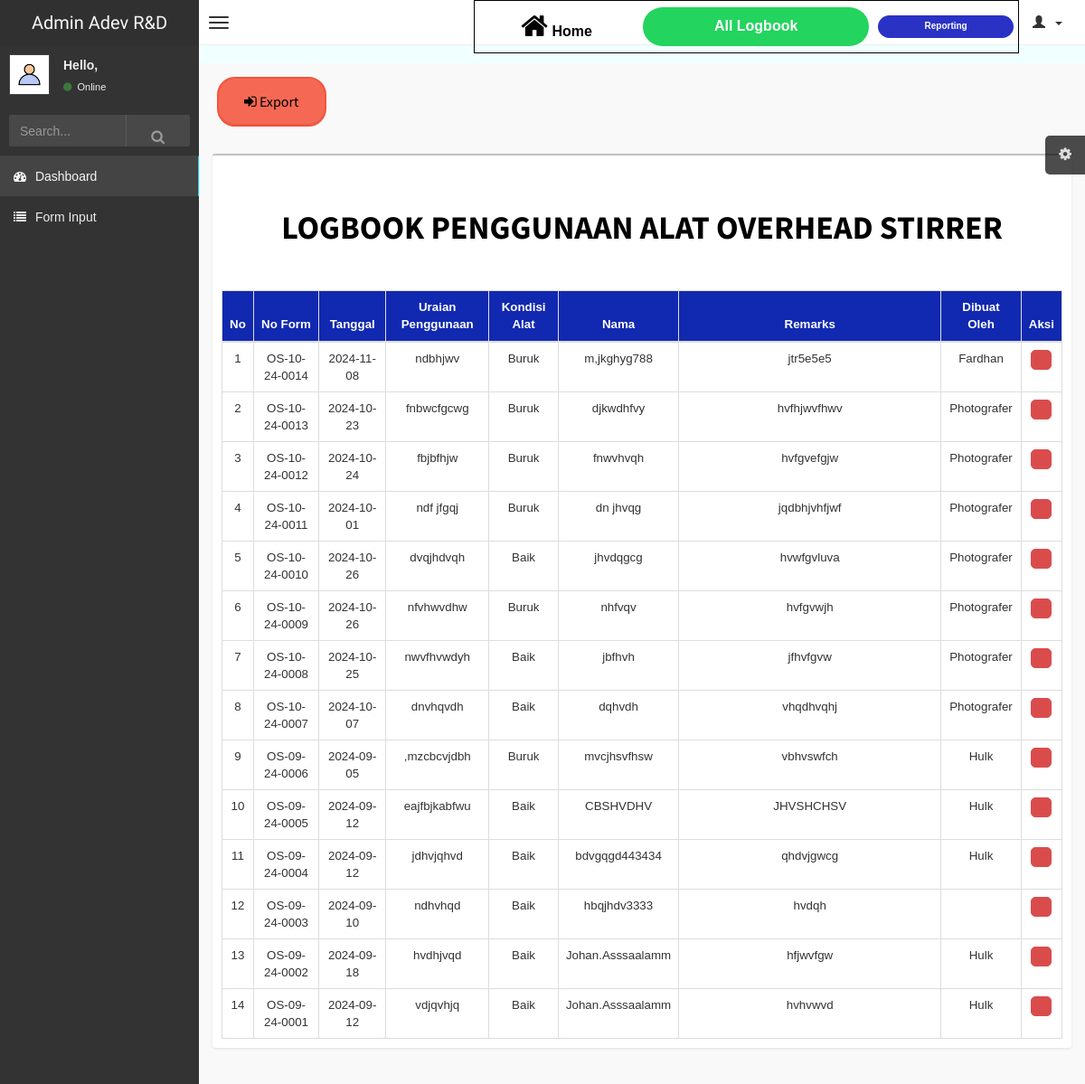
The page /history.php on the database its author committed.
### tables this page shows
CREATE TABLE `alat` (
  `id` int(11) NOT NULL,
  `tgl_input` datetime NOT NULL DEFAULT current_timestamp(),
  `no_form` varchar(13) NOT NULL,
  `tgl` date NOT NULL,
  `urai_pggn` tinytext NOT NULL,
  `kondisi` tinytext NOT NULL,
  `nm` tinytext NOT NULL,
  `remar` tinytext NOT NULL,
  `oleh` tinytext NOT NULL,
  `svp` tinytext NOT NULL
);

### history.php (the view, shortened to what this page needs)
<!DOCTYPE html>
<html>
    <head>
        <link href="css/bootstrap.min.css" rel="stylesheet" type="text/css" />
        <link href="css/font-awesome.min.css" rel="stylesheet" type="text/css" />
        <link href="css/ionicons.min.css" rel="stylesheet" type="text/css" />
        <link href="css/datatables/dataTables.bootstrap.css" rel="stylesheet" type="text/css" />
        <link href="css/AdminLTE.css" rel="stylesheet" type="text/css" />
        <link rel="stylesheet" href="https://cdnjs.cloudflare.com/ajax/libs/font-awesome/4.7.0/css/font-awesome.min.css">
        <link rel="stylesheet" href="https://cdnjs.cloudflare.com/ajax/libs/font-awesome/4.7.0/css/font-awesome.min.css">
        <link rel="stylesheet" href="style.css">
        <link rel="stylesheet" href="list.css">
    </head>
    <body class="skin-black">
        <header class="header">
            <a href="dashboard.php" class="logo">
                Admin Adev R&D
            </a>
            <nav class="navbar navbar-static-top" role="navigation">
                <a href="#" class="navbar-btn sidebar-toggle" data-toggle="offcanvas" role="button">
                    <span class="icon-bar"></span>
                    <span class="icon-bar"></span>
                    <span class="icon-bar"></span>
                </a>
                <div class="navbar-right">
                <ul class="navbar-nav">
   <table border="0" width="100%">
   <tr>
    <td>
   <a href="form_list.php" type="button" class="ty btn-light"><i class="fa fa-home fa-2x"></i> <b>Home</b></a>
   </td>
   <td>
   <div class="btn-group">
   <button type="button" class="ton btn-light dropdown-toggle" data-toggle="dropdown" aria-haspopup="true" aria-expanded="false"><b>All Logbook</b></button>
 </div>
 </td>
<td>
 <div width="12px" class="modal-center">
   <button type="button" class="block btn-light"><b>Reporting</b></button>
   </div>
   </td>
   </tr>
   </table>
</ul>
                    <ul class="nav navbar-nav">
                        <li class="dropdown user user-menu">
                            <a href="#" class="dropdown-toggle" data-toggle="dropdown">
                                <i class="glyphicon glyphicon-user"></i>
                                <span><i class="caret"></i></span>
                            </a>
                        </li>
                    </ul>
                </div>
            </nav>
        </header>
        <div class="wrapper row-offcanvas row-offcanvas-left">
            <aside class="left-side sidebar-offcanvas">
                <section class="sidebar">
                    <div class="user-panel">
                        <div class="pull-left image">
                        <img src="img/cv.jpg" class="" alt="User Image" />
                        </div>
                        <div class="pull-left info">
                            <p>Hello, <?php echo $fetch['name']; ?></p>
                            <a href="#"><i class="fa fa-circle text-success"></i> Online</a>
                        </div>
                    </div>
                    <form action="#" method="get" class="sidebar-form">
                        <div class="input-group">
                            <input type="text" name="q" class="form-control" placeholder="Search..."/>
                            <span class="input-group-btn">
                                <button type='submit' name='seach' id='search-btn' class="btn btn-flat"><i class="fa fa-search"></i></button>
                            </span>
                        </div>
                    </form>
                    <ul class="sidebar-menu">
                    <li class="active">
                            <a href="dashboard_overhead.php">
                                <i class="fa fa-dashboard"></i> <span>Dashboard</span>
                            </a>
                        </li>
                        <li>
                            <a href="form_input_overhead.php">
                                <i class="fa fa-list"></i> <span>Form Input</span>
                            </a>
                        </li>
            </aside>
<br>
            <aside class="right-side">
                <section class="content-header">
                    <h1>
                    <a href="export_pdf_overhead.php"><button type="button" class="btn btn-danger"><i class="fa fa-sign-in"></i> Export</button></a></br>
                    </h1>
                </section>
                <section class="content">
                    <div class="row">
                        <div class="col-xs-12">
                            <div class="box">
                                <div class="box-header">
                                    <h3 class="box-title"></h3>
                                </div>
                                <div class="box-body table-responsive">
                                    <div class="card-header">
                                <table id="example1" class="table table-bordered table-hover">
                                        <thead>
                                            <tr>
                                                <th><center>No</center></th>
                                                <th><center>No Form<center></th>
                                                <th><center>Tanggal<center></th>
                                                <th><center>Uraian Penggunaan<center></th>
                                                <th><center>Kondisi Alat<center></th>
                                                <th><center>Nama<center></th>
                                                <th width="290"style="text justify"><center>Remarks<center></th>
                                                <th><center>Dibuat Oleh<center></th>
                                                <th colspan="2"><center>Aksi<center></th>
                                            </tr>
                                        </thead>
                                        <tbody>
                                                    <h1><center><b>
                                                    LOGBOOK PENGGUNAAN ALAT OVERHEAD STIRRER</b></center></h1>
                                                    <br><br>
                                        <?php
                                             include "koneksi.php";
                                             $no=1;
                                             $ambildata = mysqli_query($koneksi,"select * from alat WHERE no_form LIKE '%OS%' ORDER by id DESC");
                                             while($tampil = mysqli_fetch_object($ambildata))
                                             {
                                               ?>
                                                 <tr>
                                                 <td><center><?php echo $no ?></center></td>
                                                 <td><center><?php echo $tampil->no_form ?></center></td>
                                                 <td><center><?php echo $tampil->tgl ?></center></td>
                                                 <td><center><?php echo $tampil->urai_pggn ?></center></td>
                                                <td><center><?php echo $tampil->kondisi ?></center></td>
                                                <td><center><?php echo $tampil->nm ?></center></td>
                                                <td><center><?php echo $tampil->remar ?></center></td>
                                                 <td><center><?php echo $tampil->oleh ?></center></td>
                                                  <td><center><a href='?kode=<?php echo $tampil->no_form ?>'/a> <input onclick="return confirm('Apakah Anda Ingin Mengahapus Data Ini?')" type='button' class='btn-delete'></a>
                                                 </tr>
                                                   <?php $no++; ?>
                                               <?php
                                                }
                                             ?>
                        </tbody>
                                   </table>
                                </div>
                            </div>
    </body>
</html>

### style.css (style rules this page uses)
body { background-image: none; background-color: azure; background-size: cover; background-position: center; background-repeat: no-repeat; background-attachment: fixed; font-family: Arial, Helvetica, sans-serif; }
table { border-collapse: collapse; font-size: 10pt; border:1px solid #000000; }
td { padding: 3px; height: 25px; width: 100; }
th { background-color: rgb(17, 41, 176); color: rgb(255, 255, 255); height: 30px; }
h1 { font-weight: 600; color: rgb(0, 0, 0); }
.btn-delete { border: 1px solid #da4c4c; background: #da4c4c url('img/hapus.png') no-repeat 5px 4px; height: 22px; padding-left: 15px; padding-top: 5px; border-radius: 5px; }

### list.css (style rules this page uses)
.btn { border: 2px solid black; background-color: white; color: black; padding: 14px 28px; font-size: 16px; cursor: pointer; border-radius: 20px; }
.active, .button:hover { background: rgb(2,0,36); background: linear-gradient(90deg, rgba(2,0,36,1) 0%, rgba(9,121,118,1) 35%, rgba(0,212,255,1) 100%); color: white; }
.ton { background: rgb(35, 212, 94); border: none; color: rgb(255, 255, 255); padding: 10px; text-align: center; text-decoration: none; display: inline-block; font-size: 16px; margin: 4px 2px; cursor: pointer; width: 250px; font-family: sans-serif; border-radius: 2000px; right: 30px; }
.block { background: rgb(42, 50, 197); border: none; color: rgb(255, 255, 255); padding: 5px; text-align: center; text-decoration: none; display: inline-block; font-size: 10px; margin: 4px 2px; cursor: pointer; width: 150px; font-family: sans-serif; border-radius: 2000px; }
.ty { background: rgba(235, 234, 247, 0); background: linear-gradient(90deg, rgba(235, 234, 247, 0) 0%, rgba(148, 164, 175, 0) 47%, rgba(235, 234, 247, 0) 100%); border: none; color: rgb(0, 0, 0); padding: 5px; text-align: center; text-decoration: none; display: inline-block; font-size: 16px; cursor: pointer; width: 175px; font-family: sans-serif; border-radius: 8px; top: 0%; }

### rows shown on the page
alat: no_form "OS-10-24-0014", tgl "2024-11-08", urai_pggn "ndbhjwv", kondisi "Buruk", nm "m,jkghyg788", remar "jtr5e5e5", oleh "Fardhan"
alat: no_form "OS-10-24-0013", tgl "2024-10-23", urai_pggn "fnbwcfgcwg", kondisi "Buruk", nm "djkwdhfvy", remar "hvfhjwvfhwv", oleh "Photografer"
alat: no_form "OS-10-24-0012", tgl "2024-10-24", urai_pggn "fbjbfhjw", kondisi "Buruk", nm "fnwvhvqh", remar "hvfgvefgjw", oleh "Photografer"
alat: no_form "OS-10-24-0011", tgl "2024-10-01", urai_pggn "ndf jfgqj", kondisi "Buruk", nm "dn jhvqg", remar "jqdbhjvhfjwf", oleh "Photografer"
alat: no_form "OS-10-24-0010", tgl "2024-10-26", urai_pggn "dvqjhdvqh", kondisi "Baik", nm "jhvdqgcg", remar "hvwfgvluva", oleh "Photografer"
alat: no_form "OS-10-24-0009", tgl "2024-10-26", urai_pggn "nfvhwvdhw", kondisi "Buruk", nm "nhfvqv", remar "hvfgvwjh", oleh "Photografer"
alat: no_form "OS-10-24-0008", tgl "2024-10-25", urai_pggn "nwvfhvwdyh", kondisi "Baik", nm "jbfhvh", remar "jfhvfgvw", oleh "Photografer"
alat: no_form "OS-10-24-0007", tgl "2024-10-07", urai_pggn "dnvhqvdh", kondisi "Baik", nm "dqhvdh", remar "vhqdhvqhj", oleh "Photografer"
alat: no_form "OS-09-24-0006", tgl "2024-09-05", urai_pggn ",mzcbcvjdbh", kondisi "Buruk", nm "mvcjhsvfhsw", remar "vbhvswfch", oleh "Hulk"
alat: no_form "OS-09-24-0005", tgl "2024-09-12", urai_pggn "eajfbjkabfwu", kondisi "Baik", nm "CBSHVDHV", remar "JHVSHCHSV", oleh "Hulk"
alat: no_form "OS-09-24-0004", tgl "2024-09-12", urai_pggn "jdhvjqhvd", kondisi "Baik", nm "bdvgqgd443434", remar "qhdvjgwcg", oleh "Hulk"
alat: no_form "OS-09-24-0003", tgl "2024-09-10", urai_pggn "ndhvhqd", kondisi "Baik", nm "hbqjhdv3333", remar "hvdqh"
alat: no_form "OS-09-24-0002", tgl "2024-09-18", urai_pggn "hvdhjvqd", kondisi "Baik", nm "Johan.Asssaalamm", remar "hfjwvfgw", oleh "Hulk"
alat: no_form "OS-09-24-0001", tgl "2024-09-12", urai_pggn "vdjqvhjq", kondisi "Baik", nm "Johan.Asssaalamm", remar "hvhvwvd", oleh "Hulk"
